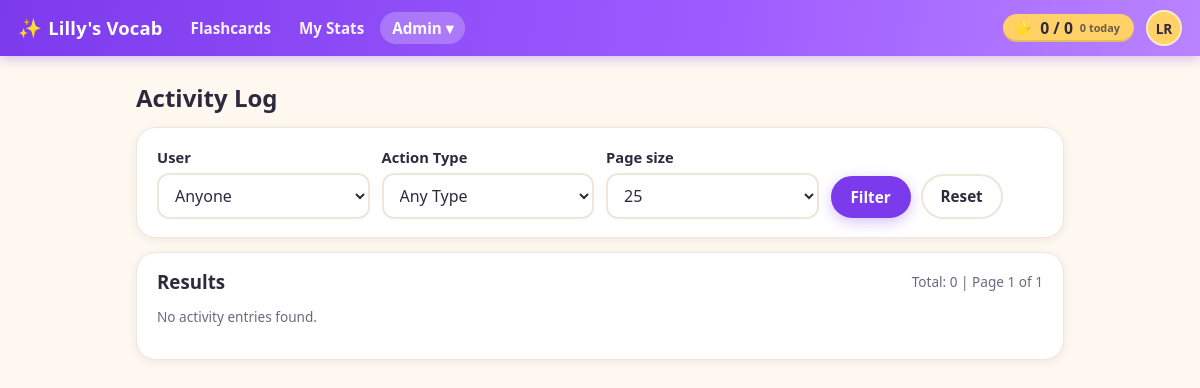
/admin/activity_log.php (signed in), run on the app's committed database.
### tables this page shows
CREATE TABLE settings (
  id INT AUTO_INCREMENT PRIMARY KEY,
  key_name VARCHAR(191) NOT NULL UNIQUE,
  value LONGTEXT NULL,
  updated_at DATETIME NOT NULL DEFAULT CURRENT_TIMESTAMP ON UPDATE CURRENT_TIMESTAMP
);

CREATE TABLE users (
  id INT AUTO_INCREMENT PRIMARY KEY,
  first_name VARCHAR(100) NOT NULL,
  last_name VARCHAR(100) NOT NULL,
  email VARCHAR(255) DEFAULT NULL UNIQUE,
  password_hash VARCHAR(255) NOT NULL DEFAULT '',
  is_admin TINYINT(1) NOT NULL DEFAULT 0 COMMENT 'App administrator',
  email_verify_token VARCHAR(64) DEFAULT NULL,
  email_verified_at DATETIME DEFAULT NULL,
  password_reset_token_hash CHAR(64) DEFAULT NULL,
  password_reset_expires_at DATETIME DEFAULT NULL,
  shuffle_seed INT UNSIGNED DEFAULT NULL COMMENT 'NULL = original order; set = per-user shuffled deck order',
  deck_position INT NOT NULL DEFAULT 0 COMMENT 'Resume point in the full deck (index of the next card)',
  created_at DATETIME NOT NULL DEFAULT CURRENT_TIMESTAMP
);

### partials.php (called while the page is built)
<?php
require_once __DIR__ . '/config.php';
require_once __DIR__ . '/settings.php';
require_once __DIR__ . '/lib/Application.php';
require_once __DIR__ . '/lib/ApplicationUI.php';
function h($s) {
    return htmlspecialchars($s ?? '', ENT_QUOTES, 'UTF-8');
}
function header_html(string $title): void {
    ApplicationUI::headerHtml($title);
}
function footer_html(): void {
    ApplicationUI::footerHtml();
}

### config.php (called while the page is built, shortened)
<?php
function pdo(): PDO {
    static $pdo = null;
    if ($pdo === null) {
        $dsn = 'mysql:host=' . DB_HOST . ';dbname=' . DB_NAME . ';charset=utf8mb4';
        $options = [
            PDO::ATTR_ERRMODE => PDO::ERRMODE_EXCEPTION,
            PDO::ATTR_DEFAULT_FETCH_MODE => PDO::FETCH_ASSOC,
            PDO::ATTR_EMULATE_PREPARES => false,
        ];
        $pdo = new PDO($dsn, DB_USER, DB_PASS, $options);
    }
    return $pdo;
}
function current_user(): ?array {
    require_once __DIR__ . '/lib/UserManagement.php';
    if (!empty($_SESSION['uid'])) {
        static $user = null;
        if ($user === null) {
            $user = UserManagement::findById((int)$_SESSION['uid']) ?: false;
        }
        return $user ?: null;
    }
    return null;
}
function require_admin(): void {
    $user = current_user();
}

### lib/UserManagement.php (called while the page is built, shortened)
<?php
require_once __DIR__ . '/../config.php';
require_once __DIR__ . '/../settings.php';
require_once __DIR__ . '/ActivityLog.php';
class UserManagement {
    private static function pdo(): PDO {
        return pdo();
    }
    public static function findById(int $id): ?array {
        $st = self::pdo()->prepare('SELECT * FROM users WHERE id=? LIMIT 1');
        $st->execute([$id]);
        $row = $st->fetch();
        return $row ?: null;
    }
}

### settings.php (called while the page is built, shortened)
<?php
require_once __DIR__ . '/config.php';
class Settings {
    private static function pdo(): PDO {
        return pdo();
    }
    public static function get(string $key, string $default = ''): string {
        $st = self::pdo()->prepare('SELECT value FROM settings WHERE key_name = ? LIMIT 1');
        $st->execute([$key]);
        $row = $st->fetch();
        return $row ? (string)$row['value'] : $default;
    }
    public static function siteTitle(): string {
        return self::get('site_title', APP_NAME);
    }
}

### lib/FlashcardProgress.php (called while the page is built, shortened)
<?php
require_once __DIR__ . '/../config.php';
require_once __DIR__ . '/ActivityLog.php';
class FlashcardProgress {
    private static function pdo(): PDO {
        return pdo();
    }
    public static function getScoreSummary(int $userId): array {
        $pdo = self::pdo();
        $st = $pdo->prepare("SELECT COUNT(*) AS c FROM user_word_state WHERE user_id = ? AND last_mark = 'got_it'");
        $st->execute([$userId]);
        $mastered = (int)$st->fetch()['c'];
        $total = (int)$pdo->query('SELECT COUNT(*) AS c FROM words')->fetch()['c'];
        $st = $pdo->prepare('SELECT COUNT(*) AS c FROM word_review_events WHERE user_id = ? AND created_at >= CURDATE()');
        $st->execute([$userId]);
        $reviewedToday = (int)$st->fetch()['c'];
        return [
            'mastered' => $mastered,
            'total_words' => $total,
            'reviewed_today' => $reviewedToday,
        ];
    }
}

### lib/ActivityLog.php (called while the page is built, shortened)
<?php
require_once __DIR__ . '/../config.php';
final class ActivityLog {
  private static function pdo(): \PDO {
    return pdo();
  }
  public static function count(array $filters = []): int {
    $params = [];
    $sql = 'SELECT COUNT(*) AS c FROM activity_log';
    $st = self::pdo()->prepare($sql);
    $st->execute();
    $row = $st->fetch();
    return (int)($row['c'] ?? 0);
  }
}

### admin/activity_log.php (the view, shortened to what this page needs)
<?php
require_once __DIR__ . '/../partials.php';
require_once __DIR__ . '/../lib/ActivityLog.php';
require_once __DIR__ . '/../lib/UserManagement.php';
require_admin();
function int_param(string $key, int $default = 0): int {
  $v = $_GET[$key] ?? null;
  if ($v === null) return $default;
  return (int)$v;
}
$limitOptions = [10, 25, 50, 100];
$qLimit = int_param('limit', 25);
$qPage = max(1, int_param('page', 1));
$filters = [];
$total = ActivityLog::count($filters);
$totalPages = max(1, (int)ceil($total / $qLimit));
$offset = ($qPage - 1) * $qLimit;
$rows = ActivityLog::list($filters, $qLimit, $offset);
header_html('Activity Log');
?>
<h2>Activity Log</h2>
<div class="card">
  <form method="get" class="grid filter-grid">
    <label>User
      <select name="user_id">
        <option value="">Anyone</option>
      </select>
    </label>
    <label>Action Type
      <select name="action_type">
        <option value="">Any Type</option>
      </select>
    </label>
    <label>Page size
      <select name="limit">
        <?php foreach ($limitOptions as $opt): $sel = ($qLimit === $opt) ? ' selected' : ''; ?>
          <option value="<?= (int)$opt ?>"<?= $sel ?>><?= (int)$opt ?></option>
        <?php endforeach; ?>
      </select>
    </label>
    <div class="actions">
      <button class="button primary" type="submit">Filter</button>
      <a class="button" href="/admin/activity_log.php">Reset</a>
    </div>
  </form>
</div>
<div class="card">
  <div class="page-head">
    <h3>Results</h3>
    <div class="small">Total: <?= (int)$total ?> | Page <?= (int)$qPage ?> of <?= (int)$totalPages ?></div>
  </div>
  <?php if (empty($rows)): ?>
    <p class="small">No activity entries found.</p>
  <?php endif; ?>
</div>
<?php footer_html(); ?>

### lib/ApplicationUI.php (shortened to what this page needs)
<?php
require_once __DIR__ . '/../config.php';
require_once __DIR__ . '/../settings.php';
require_once __DIR__ . '/FlashcardProgress.php';
class ApplicationUI {
    public static function staticResourceUrl(string $path): string {
        $filePath = __DIR__ . '/../' . ltrim($path, '/');
        $version = @filemtime($filePath);
        return $path . '?v=' . $version;
    }
    public static function cssLink(string $path): string {
        $url = self::staticResourceUrl($path);
        return '<link rel="stylesheet" href="' . htmlspecialchars($url, ENT_QUOTES, 'UTF-8') . '">';
    }
    public static function jsScript(string $path): string {
        $url = self::staticResourceUrl($path);
        return '<script src="' . htmlspecialchars($url, ENT_QUOTES, 'UTF-8') . '"></script>';
    }
    public static function scoreChipHtml(int $userId): string {
        $score = FlashcardProgress::getScoreSummary($userId);
        return '<a class="score-chip" id="score-chip" href="/stats/" title="Words you\'ve got — tap for stats">'
             . '<span class="score-star" aria-hidden="true">&#11088;</span>'
             . '<span class="score-numbers"><span id="score-mastered">' . number_format($score['mastered']) . '</span>'
             . ' / <span id="score-total">' . number_format($score['total_words']) . '</span></span>'
             . '<span class="score-today"><span id="score-today">' . number_format($score['reviewed_today']) . '</span> today</span>'
             . '</a>';
    }
    public static function headerHtml(string $title): void {
        $u = current_user();
        $script = $_SERVER['SCRIPT_NAME'] ?? '';
        $siteTitle = Settings::siteTitle();
        echo '<!doctype html><html><head><meta charset="utf-8"><meta name="viewport" content="width=device-width,initial-scale=1">';
        echo self::cssLink('/styles.css');
        echo '</head><body>';
        if ($u) {
            $navItems = [
                ['path' => '/review/', 'label' => 'Flashcards', 'prefixes' => ['/review/', '/index.php']],
                ['path' => '/stats/', 'label' => 'My Stats', 'prefixes' => ['/stats/']],
            ];
            echo '<header class="topbar">';
            echo '<a class="brand" href="/review/"><span class="brand-mark" aria-hidden="true">&#10024;</span> ' . h($siteTitle) . '</a>';
            echo '<nav class="topnav">';
            foreach ($navItems as $item) {
                $active = false;
                echo '<a href="' . h($item['path']) . '"' . ($active ? ' class="active"' : '') . '>' . h($item['label']) . '</a>';
            }
            if (!empty($u['is_admin'])) {
                $inAdmin = strpos($script, '/admin/') === 0;
                $adminItems = [
                    ['path' => '/admin/words.php', 'label' => 'Words'],
                    ['path' => '/admin/import/upload.php?flow=words', 'label' => 'Import Words'],
                    ['path' => '/admin/users.php', 'label' => 'Users'],
                    ['path' => '/admin/settings.php', 'label' => 'Settings'],
                    ['path' => '/admin/activity_log.php', 'label' => 'Activity Log'],
                    ['path' => '/admin/email_log.php', 'label' => 'Email Log'],
                ];
                $adminLinks = '';
                foreach ($adminItems as $item) {
                    $active = $inAdmin && basename(parse_url($item['path'], PHP_URL_PATH)) === basename($script);
                    $adminLinks .= '<a href="' . h($item['path']) . '" role="menuitem"' . ($active ? ' class="active"' : '') . '>' . h($item['label']) . '</a>';
                }
                echo '<span class="menu-wrap">'
                   . '<button type="button" id="adminToggle" class="topnav-toggle' . ($inAdmin ? ' active' : '') . '" aria-expanded="false" aria-controls="adminMenu">Admin &#9662;</button>'
                   . '<span id="adminMenu" class="popup-menu hidden" role="menu" aria-hidden="true">' . $adminLinks . '</span>'
                   . '</span>';
            }
            echo '</nav>';
            echo '<div class="topbar-right">';
            echo self::scoreChipHtml((int)$u['id']);
            $initials = strtoupper((string)substr((string)($u['first_name'] ?? ''), 0, 1) . (string)substr((string)($u['last_name'] ?? ''), 0, 1));
            $name = trim((string)($u['first_name'] ?? '') . ' ' . (string)($u['last_name'] ?? ''));
            echo '<span class="menu-wrap">'
               . '<button type="button" id="profileToggle" class="avatar" aria-expanded="false" aria-controls="profileMenu" title="' . h($name) . '" aria-label="Account menu for ' . h($name) . '">' . h($initials) . '</button>'
               . '<span id="profileMenu" class="popup-menu popup-menu-right hidden" role="menu" aria-hidden="true">'
               .   '<a href="/profile/change_password.php" role="menuitem">Change Password</a>'
               .   '<a href="/logout.php" role="menuitem">Logout</a>'
               . '</span>'
               . '</span>';
            echo '</div>';
            echo '</header>';
            echo '<div class="content"><main>';
        } else {
            echo '<header class="topbar"><a class="brand" href="/login.php"><span class="brand-mark" aria-hidden="true">&#10024;</span> ' . h($siteTitle) . '</a></header>';
            echo '<div class="content"><main>';
        }
    }
    public static function footerHtml(): void {
        echo '</main></div>' . self::jsScript('/main.js') . '</body></html>';
    }
}

### styles.css (style rules this page uses)
:root { --color-bg: #FFF8F0; --color-surface: #FFFFFF; --color-ink: #2D2A3E; --color-ink-muted: #6E687F; --color-border: #EFE6DA; --color-primary: #7C3AED; --color-primary-dark: #6528C9; --color-primary-soft: #EDE4FF; --color-accent: #FF6B6B; --color-accent-dark: #E85454; --color-success: #06D6A0; --color-success-dark: #05B888; --color-sunny: #FFD166; --color-sky: #4CC9F0; --radius: 12px; --radius-card: 20px; --shadow-card: 0 10px 30px rgba(124, 58, 237, .12); --shadow-soft: 0 2px 8px rgba(45, 42, 62, .08); --flip-speed: 160ms; --font-display: "Avenir Next", "Trebuchet MS", "Segoe UI", system-ui, -apple-system, Roboto, sans-serif; }
* { box-sizing: border-box; }
body { margin: 0; font-family: var(--font-display); background: var(--color-bg); color: var(--color-ink); line-height: 1.5; }
a { color: var(--color-primary); }
h1, h2, h3 { line-height: 1.2; }
h2 { margin: 0.4rem 0 0.8rem; }
.small { font-size: 0.85rem; color: var(--color-ink-muted); }
.topbar { display: flex; align-items: center; gap: 16px; padding: 10px 18px; background: linear-gradient(100deg, var(--color-primary) 0%, #9D5CFF 60%, #B983FF 100%); color: #fff; flex-wrap: wrap; position: sticky; top: 0; z-index: 20; box-shadow: 0 2px 12px rgba(124, 58, 237, .35); }
.brand { color: #fff; text-decoration: none; font-weight: 800; font-size: 1.15rem; letter-spacing: 0.2px; display: flex; align-items: center; gap: 6px; }
.brand-mark { font-size: 1.2rem; }
.topnav { display: flex; align-items: center; gap: 4px; flex-wrap: wrap; }
.topnav a, .topnav-toggle { color: rgba(255, 255, 255, 0.92); text-decoration: none; font-weight: 600; font-size: 0.95rem; padding: 6px 12px; border-radius: 999px; border: none; background: transparent; font-family: inherit; cursor: pointer; }
.topnav a.active, .topnav-toggle.active { background: rgba(255, 255, 255, 0.24); color: #fff; }
.topbar-right { margin-left: auto; display: flex; align-items: center; gap: 12px; }
.menu-wrap { position: relative; display: inline-block; }
.avatar { width: 36px; height: 36px; border-radius: 50%; border: 2px solid rgba(255, 255, 255, 0.6); background: var(--color-sunny); color: var(--color-ink); font-weight: 800; font-size: 0.85rem; cursor: pointer; display: inline-flex; align-items: center; justify-content: center; font-family: inherit; }
.score-chip { display: inline-flex; align-items: center; gap: 7px; background: var(--color-sunny); color: var(--color-ink); border-radius: 999px; padding: 5px 14px 5px 10px; text-decoration: none; font-weight: 800; box-shadow: inset 0 -2px 0 rgba(45, 42, 62, .12); line-height: 1.15; }
.score-star { font-size: 1rem; }
.score-numbers { font-size: 0.98rem; }
.score-today { font-size: 0.68rem; font-weight: 600; color: rgba(45, 42, 62, 0.7); }
.content { max-width: 960px; margin: 0 auto; padding: 22px 16px 60px; }
.page-head { display: flex; align-items: center; justify-content: space-between; gap: 12px; flex-wrap: wrap; }
.page-head h2, .page-head h3 { margin: 0; }
.card { background: var(--color-surface); border-radius: var(--radius-card); border: 1px solid var(--color-border); box-shadow: var(--shadow-soft); padding: 18px 20px; margin: 14px 0; }
.card h3 { margin-top: 0; }
.grid { display: grid; gap: 12px; }
.filter-grid { grid-template-columns: repeat(auto-fit, minmax(200px, 1fr)); align-items: end; }
.grid label { display: flex; flex-direction: column; gap: 5px; font-weight: 600; font-size: 0.92rem; }
input[type="text"], input[type="email"], input[type="password"], input[type="number"], textarea, select { font-family: inherit; font-size: 1rem; padding: 9px 12px; border: 2px solid var(--color-border); border-radius: var(--radius); background: #fff; color: var(--color-ink); font-weight: 400; }
.actions { display: flex; align-items: center; gap: 10px; flex-wrap: wrap; }
.button { display: inline-flex; align-items: center; justify-content: center; gap: 6px; font-family: inherit; font-size: 0.95rem; font-weight: 700; padding: 9px 18px; border-radius: 999px; border: 2px solid var(--color-border); background: var(--color-surface); color: var(--color-ink); cursor: pointer; text-decoration: none; transition: transform 80ms ease, box-shadow 80ms ease; }
.button.primary { background: var(--color-primary); border-color: var(--color-primary); color: #fff; box-shadow: 0 4px 14px rgba(124, 58, 237, .3); }

### data on the page
settings: value "Lilly's Vocab"
users: initials "LR", is_admin "1"

### other printed values
$item['label'] "Flashcards"
$item['label'] "My Stats"
$score['mastered'] "0"
$score['total_words'] "0"
$score['reviewed_today'] "0"
$total "0"
$totalPages "1"
form field limit "25"
